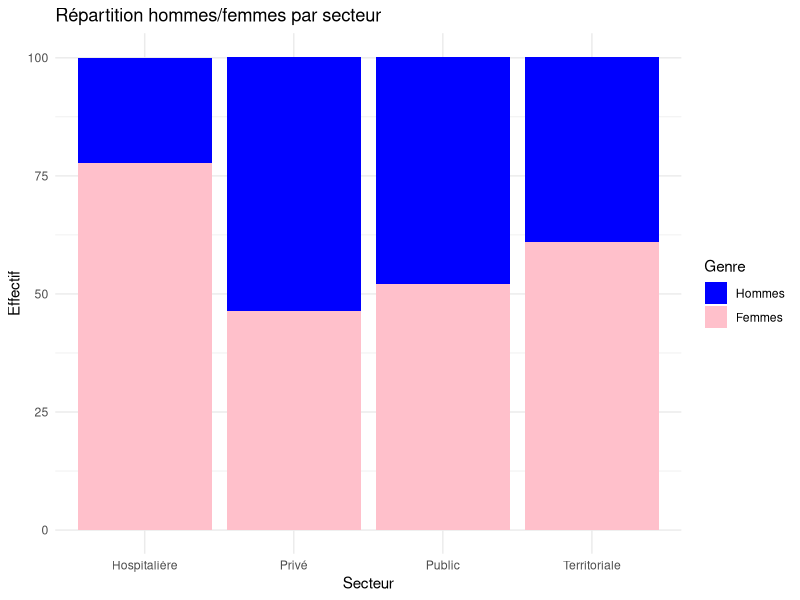
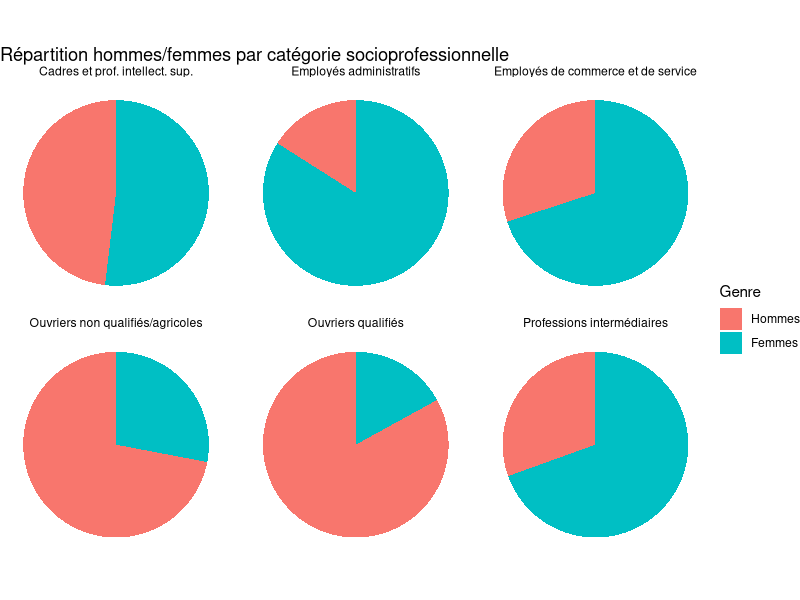
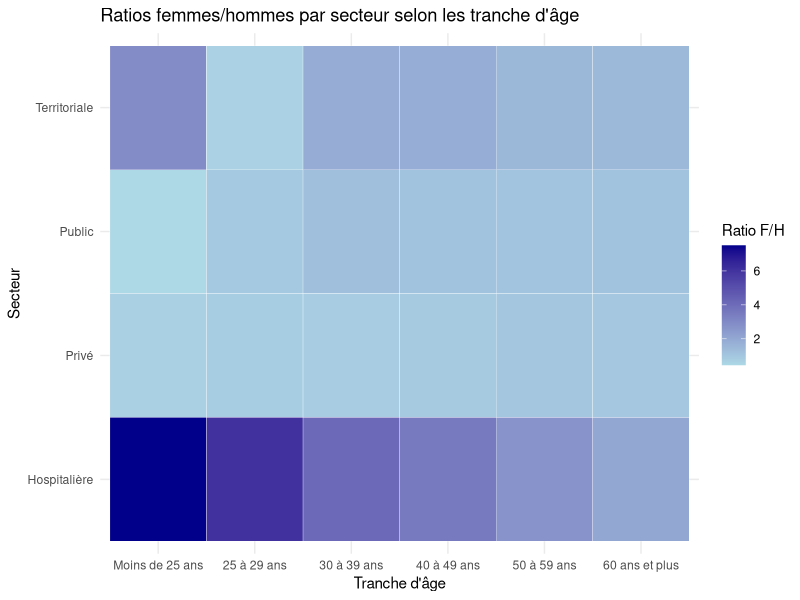
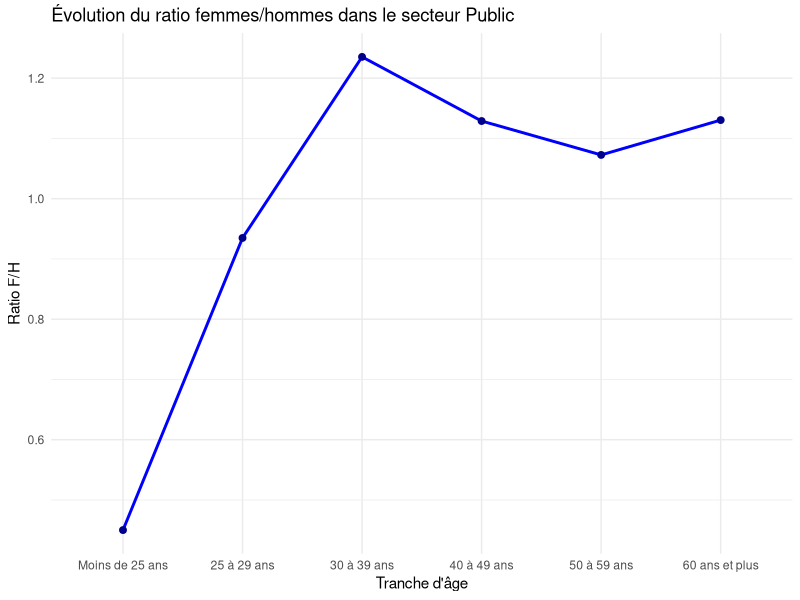
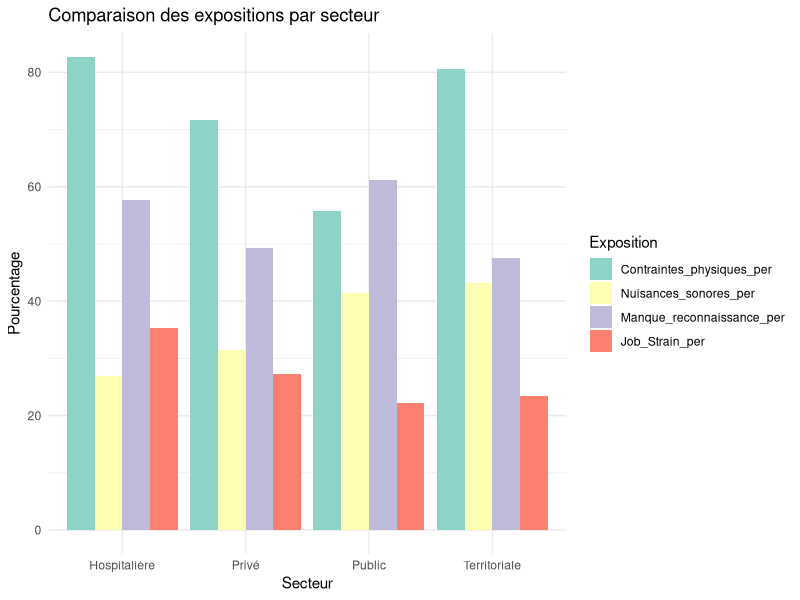

The R script that drew these images, in order:
## ---- chunk 1
ProfilCateg <- data.frame(
  Secteur = c('Public', 'Public', 'Public', 'Public', 'Public', 'Public',
              'Territoriale', 'Territoriale', 'Territoriale', 'Territoriale', 'Territoriale', 'Territoriale',
              'Hospitalière', 'Hospitalière', 'Hospitalière', 'Hospitalière', 'Hospitalière', 'Hospitalière',
              'Privé', 'Privé', 'Privé', 'Privé', 'Privé', 'Privé'),
  Categorie_socioprofessionnelle = c('Cadres et prof. intellect. sup.', 'Professions intermédiaires',
                                     'Employés administratifs', 'Employés de commerce et de service',
                                     'Ouvriers qualifiés', 'Ouvriers non qualifiés/agricoles',
                                     'Cadres et prof. intellect. sup.', 'Professions intermédiaires',
                                     'Employés administratifs', 'Employés de commerce et de service',
                                     'Ouvriers qualifiés', 'Ouvriers non qualifiés/agricoles',
                                     'Cadres et prof. intellect. sup.', 'Professions intermédiaires',
                                     'Employés administratifs', 'Employés de commerce et de service',
                                     'Ouvriers qualifiés', 'Ouvriers non qualifiés/agricoles',
                                     'Cadres et prof. intellect. sup.', 'Professions intermédiaires',
                                     'Employés administratifs', 'Employés de commerce et de service',
                                     'Ouvriers qualifiés', 'Ouvriers non qualifiés/agricoles'),
  Hommes = c(14.7, 13.8, 3.1, 14.0, 2.0, 0.3, 2.1, 3.0, 1.7, 3.8, 19.3, 9.2,
             5.9, 6.1, 0.5, 5.3, 3.6, 0.8, 10.5, 9.9, 2.8, 6.5, 17.7, 6.4),
  Femmes = c(16.8, 22.9, 8.4, 3.8, 0.2, 0.1, 5.9, 12.0, 16.3, 21.4, 3.5, 2.0,
             7.1, 31.9, 6.8, 28.3, 2.8, 0.8, 6.0, 8.1, 10.9, 15.5, 2.2, 3.6)
)
## ---- chunk 2
ProfilAge <- data.frame(
  Secteur = c('Public', 'Public', 'Public', 'Public', 'Public', 'Public',
              'Territoriale', 'Territoriale', 'Territoriale', 'Territoriale', 'Territoriale', 'Territoriale',
              'Hospitalière', 'Hospitalière', 'Hospitalière', 'Hospitalière', 'Hospitalière', 'Hospitalière',
              'Privé', 'Privé', 'Privé', 'Privé', 'Privé', 'Privé'),
  Tranche_age = c('Moins de 25 ans', '25 à 29 ans', '30 à 39 ans', '40 à 49 ans', '50 à 59 ans', '60 ans et plus',
                  'Moins de 25 ans', '25 à 29 ans', '30 à 39 ans', '40 à 49 ans', '50 à 59 ans', '60 ans et plus',
                  'Moins de 25 ans', '25 à 29 ans', '30 à 39 ans', '40 à 49 ans', '50 à 59 ans', '60 ans et plus',
                  'Moins de 25 ans', '25 à 29 ans', '30 à 39 ans', '40 à 49 ans', '50 à 59 ans', '60 ans et plus'),
  Hommes = c(2.0, 4.6, 10.2, 16.3, 12.4, 2.3, 1.1, 4.8, 6.0, 11.2, 12.3, 3.6,
             0.6, 1.4, 5.1, 5.4, 7.5, 2.3, 4.6, 6.1, 13.9, 13.6, 12.4, 3.0),
  Femmes = c(0.9, 4.3, 12.6, 18.4, 13.3, 2.6, 3.2, 3.1, 11.1, 20.3, 18.0, 5.2,
             4.5, 8.5, 20.9, 19.0, 20.2, 4.7, 3.3, 4.8, 10.9, 12.3, 12.1, 2.9)
)
## ---- chunk 3
dataExpo <- data.frame(
  Effectif = c(2070300, 1981200, 1189300, 19547200),
  Contraintes_physiques_per = c(55.8, 80.6, 82.7, 71.6),
  Nuisances_sonores_per = c(41.5, 43.1, 27.0, 31.4),
  Exposition_agents_chimiques_per = c(14.6, 38.5, 57.0, 32.1),
  Manque_reconnaissance_per = c(61.1, 47.6, 57.7, 49.3),
  Job_Strain_per = c(22.2, 23.4, 35.3, 27.2),
  Comportements_hostiles_per = c(17.6, 17.4, 18.5, 15.5),
  Contact_direct_avec_public_per = c(79.8, 84.5, 88.5, 71.5),
  Travail_debout_per = c(41.6, 53.0, 65.8, 48.0)
)
rownames(dataExpo) <- c("Public", "Territoriale", "Hospitalière", "Privé")
## ---- chunk 4
print(aggregate(cbind(Hommes, Femmes) ~ Secteur, data = ProfilCateg, sum))
## ---- chunk 5
ProfilAgeTotal <- aggregate(cbind(Hommes, Femmes) ~ Tranche_age, data = ProfilAge, sum)
totalsAge <- rowSums(ProfilAgeTotal[, c("Hommes", "Femmes")])
ProfilAgeTotal$Hommes <- round(ProfilAgeTotal$Hommes / totalsAge * 100, 1)
ProfilAgeTotal$Femmes <- round(ProfilAgeTotal$Femmes / totalsAge * 100, 1)
print(ProfilAgeTotal)
## ---- chunk 6
ProfilTotalCat <- aggregate(cbind(Hommes, Femmes) ~ Categorie_socioprofessionnelle, data = ProfilCateg, sum)
totalsCat <- rowSums(ProfilTotalCat[, c("Hommes", "Femmes")])
ProfilTotalCat$Hommes <- round(ProfilTotalCat$Hommes / totalsCat * 100, 1)
ProfilTotalCat$Femmes <- round(ProfilTotalCat$Femmes / totalsCat * 100, 1)
print(ProfilTotalCat)
## ---- chunk 7
ProfilTotalSect <- aggregate(cbind(Hommes, Femmes) ~ Secteur, data = ProfilCateg, sum)
ProfilTotalSect$Ratio_Femmes_Hommes <- ProfilTotalSect$Femmes / ProfilTotalSect$Hommes
print(ProfilTotalSect)
## ---- chunk 8
ProfilAgeTotal$Ratio_Femmes_Hommes <- ProfilAgeTotal$Femmes / ProfilAgeTotal$Hommes
print(ProfilAgeTotal)
## ---- chunk 9
dataExpo$Ratio_Femmes_Hommes <- (
    ProfilTotalSect$Femmes * dataExpo$Contraintes_physiques_per / 100
) / (
    ProfilTotalSect$Hommes * dataExpo$Contraintes_physiques_per / 100
)
print(dataExpo[, c("Contraintes_physiques_per", "Ratio_Femmes_Hommes")])
## ---- chunk 10
library(ggplot2)
## ---- chunk 11
dfSecteur <- aggregate(cbind(Hommes, Femmes) ~ Secteur, data = ProfilCateg, sum)
dfSecteur <- reshape2::melt(dfSecteur, id.vars = "Secteur", variable.name = "Genre", value.name = "Effectif")

ggplot(dfSecteur, aes(x = Secteur, y = Effectif, fill = Genre)) +
  geom_bar(stat = "identity") +
  labs(title = "Répartition hommes/femmes par secteur", x = "Secteur", y = "Effectif") +
  scale_fill_manual(values = c("blue", "pink")) +
  theme_minimal()
## ---- chunk 12
ProfilTotalCatMelt <- reshape2::melt(ProfilTotalCat, id.vars = "Categorie_socioprofessionnelle", variable.name = "Genre", value.name = "Effectif")

ggplot(ProfilTotalCatMelt, aes(x = "", y = Effectif, fill = Genre)) +
  geom_bar(stat = "identity", width = 1) +
  coord_polar("y", start = 0) +
  facet_wrap(~ Categorie_socioprofessionnelle) +
  labs(title = "Répartition hommes/femmes par catégorie socioprofessionnelle", x = NULL, y = NULL) +
  theme_void()
## ---- chunk 13
ProfilAgeTotal <- aggregate(cbind(Hommes, Femmes) ~ Secteur + Tranche_age, data = ProfilAge, sum)
ProfilAgeTotal$Ratio_Femmes_Hommes <- ProfilAgeTotal$Femmes / ProfilAgeTotal$Hommes

ProfilAgeTotal$Tranche_age <- factor(ProfilAgeTotal$Tranche_age, 
                                     levels = c("Moins de 25 ans", "25 à 29 ans", "30 à 39 ans", 
                                                "40 à 49 ans", "50 à 59 ans", "60 ans et plus"))

print(ProfilAgeTotal)

ggplot(ProfilAgeTotal, aes(x = Tranche_age, y = Secteur, fill = Ratio_Femmes_Hommes)) +
  geom_tile(color = "white") +
  scale_fill_gradient(low = "lightblue", high = "darkblue", name = "Ratio F/H") +
  labs(title = "Ratios femmes/hommes par secteur selon les tranche d'âge", x = "Tranche d'âge", y = "Secteur") +
  theme_minimal()
## ---- chunk 14
dfLine <- ProfilAgeTotal[ProfilAgeTotal$Secteur == "Public", ]

ggplot(dfLine, aes(x = Tranche_age, y = Ratio_Femmes_Hommes, group = 1)) +
  geom_line(color = "blue", size = 1) +
  geom_point(color = "darkblue", size = 2) +
  labs(title = "Évolution du ratio femmes/hommes dans le secteur Public", 
       x = "Tranche d'âge", 
       y = "Ratio F/H") +
  theme_minimal()
## ---- chunk 15
dfExpositions <- reshape2::melt(dataExpo[, c("Contraintes_physiques_per", "Nuisances_sonores_per", "Manque_reconnaissance_per", "Job_Strain_per")], 
                                variable.name = "Exposition", value.name = "Pourcentage")
dfExpositions$Secteur <- rownames(dataExpo)

ggplot(dfExpositions, aes(x = Secteur, y = Pourcentage, fill = Exposition)) +
  geom_bar(stat = "identity", position = "dodge") +
  labs(title = "Comparaison des expositions par secteur", x = "Secteur", y = "Pourcentage") +
  scale_fill_brewer(palette = "Set3") +
  theme_minimal()
